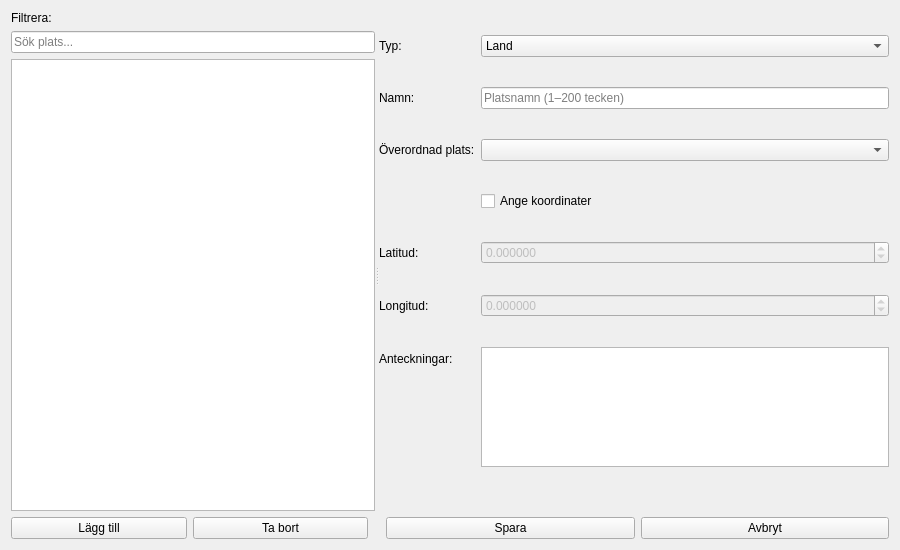
<?xml version="1.0" encoding="UTF-8"?>
<ui version="4.0">
 <class>PlaceEditor</class>
 <widget class="QWidget" name="PlaceEditor">
  <property name="geometry">
   <rect>
    <x>0</x>
    <y>0</y>
    <width>900</width>
    <height>550</height>
   </rect>
  </property>
  <property name="windowTitle">
   <string>Platsredigerare</string>
  </property>
  <layout class="QHBoxLayout" name="main_layout">
   <item>
    <widget class="QSplitter" name="splitter">
     <property name="orientation">
      <enum>Qt::Horizontal</enum>
     </property>
     <widget class="QWidget" name="left_panel">
      <layout class="QVBoxLayout" name="left_layout">
       <item>
        <widget class="QLabel" name="filter_label">
         <property name="text">
          <string>Filtrera:</string>
         </property>
        </widget>
       </item>
       <item>
        <widget class="QLineEdit" name="filter_input">
         <property name="placeholderText">
          <string>Sök plats...</string>
         </property>
        </widget>
       </item>
       <item>
        <widget class="QListWidget" name="place_list"/>
       </item>
       <item>
        <layout class="QHBoxLayout" name="list_buttons_layout">
         <item>
          <widget class="QPushButton" name="add_button">
           <property name="text">
            <string>Lägg till</string>
           </property>
          </widget>
         </item>
         <item>
          <widget class="QPushButton" name="delete_button">
           <property name="text">
            <string>Ta bort</string>
           </property>
          </widget>
         </item>
         <item>
          <spacer name="list_buttons_spacer">
           <property name="orientation">
            <enum>Qt::Horizontal</enum>
           </property>
          </spacer>
         </item>
        </layout>
       </item>
      </layout>
     </widget>
     <widget class="QWidget" name="right_panel">
      <layout class="QVBoxLayout" name="right_layout">
       <item>
        <layout class="QFormLayout" name="form_layout">
         <item row="0" column="0">
          <widget class="QLabel" name="type_label">
           <property name="text">
            <string>Typ:</string>
           </property>
          </widget>
         </item>
         <item row="0" column="1">
          <widget class="QComboBox" name="type_combo">
           <item>
            <property name="text">
             <string>Land</string>
            </property>
           </item>
           <item>
            <property name="text">
             <string>Län</string>
            </property>
           </item>
           <item>
            <property name="text">
             <string>Socken</string>
            </property>
           </item>
           <item>
            <property name="text">
             <string>Kyrka</string>
            </property>
           </item>
           <item>
            <property name="text">
             <string>Kyrkogård</string>
            </property>
           </item>
          </widget>
         </item>
         <item row="1" column="0">
          <widget class="QLabel" name="name_label">
           <property name="text">
            <string>Namn:</string>
           </property>
          </widget>
         </item>
         <item row="1" column="1">
          <widget class="QLineEdit" name="name_input">
           <property name="maxLength">
            <number>200</number>
           </property>
           <property name="placeholderText">
            <string>Platsnamn (1–200 tecken)</string>
           </property>
          </widget>
         </item>
         <item row="2" column="0">
          <widget class="QLabel" name="parent_label">
           <property name="text">
            <string>Överordnad plats:</string>
           </property>
          </widget>
         </item>
         <item row="2" column="1">
          <widget class="QComboBox" name="parent_combo"/>
         </item>
         <item row="3" column="1">
          <widget class="QCheckBox" name="coordinates_check">
           <property name="text">
            <string>Ange koordinater</string>
           </property>
          </widget>
         </item>
         <item row="4" column="0">
          <widget class="QLabel" name="latitude_label">
           <property name="text">
            <string>Latitud:</string>
           </property>
          </widget>
         </item>
         <item row="4" column="1">
          <widget class="QDoubleSpinBox" name="latitude_spin">
           <property name="enabled">
            <bool>false</bool>
           </property>
           <property name="minimum">
            <double>-90.000000000000000</double>
           </property>
           <property name="maximum">
            <double>90.000000000000000</double>
           </property>
           <property name="decimals">
            <number>6</number>
           </property>
          </widget>
         </item>
         <item row="5" column="0">
          <widget class="QLabel" name="longitude_label">
           <property name="text">
            <string>Longitud:</string>
           </property>
          </widget>
         </item>
         <item row="5" column="1">
          <widget class="QDoubleSpinBox" name="longitude_spin">
           <property name="enabled">
            <bool>false</bool>
           </property>
           <property name="minimum">
            <double>-180.000000000000000</double>
           </property>
           <property name="maximum">
            <double>180.000000000000000</double>
           </property>
           <property name="decimals">
            <number>6</number>
           </property>
          </widget>
         </item>
         <item row="6" column="0">
          <widget class="QLabel" name="notes_label">
           <property name="text">
            <string>Anteckningar:</string>
           </property>
          </widget>
         </item>
         <item row="6" column="1">
          <widget class="QPlainTextEdit" name="notes_input">
           <property name="maximumSize">
            <size>
             <width>16777215</width>
             <height>120</height>
            </size>
           </property>
          </widget>
         </item>
        </layout>
       </item>
       <item>
        <widget class="QLabel" name="status_label">
         <property name="text">
          <string/>
         </property>
         <property name="styleSheet">
          <string>color: red;</string>
         </property>
        </widget>
       </item>
       <item>
        <layout class="QHBoxLayout" name="buttons_layout">
         <item>
          <spacer name="buttons_spacer">
           <property name="orientation">
            <enum>Qt::Horizontal</enum>
           </property>
          </spacer>
         </item>
         <item>
          <widget class="QPushButton" name="save_button">
           <property name="text">
            <string>Spara</string>
           </property>
          </widget>
         </item>
         <item>
          <widget class="QPushButton" name="cancel_button">
           <property name="text">
            <string>Avbryt</string>
           </property>
          </widget>
         </item>
        </layout>
       </item>
      </layout>
     </widget>
    </widget>
   </item>
  </layout>
 </widget>
 <resources/>
 <connections/>
</ui>
